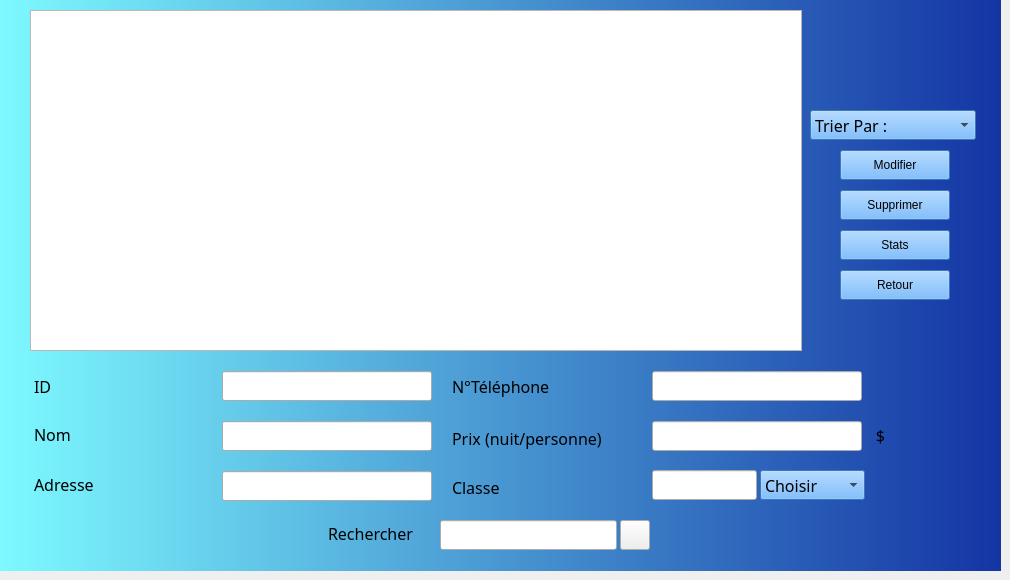
   <widget class="QWidget" name="Afficher_2">
    <attribute name="icon">
     <iconset resource="Ressources.qrc">
      <normaloff>:/Boutons/Bottons/Afficher.png</normaloff>:/Boutons/Bottons/Afficher.png</iconset>
    </attribute>
    <attribute name="title">
     <string>Afficher</string>
    </attribute>
    <widget class="QPushButton" name="pushButton_12">
     <property name="geometry">
      <rect>
       <x>840</x>
       <y>150</y>
       <width>110</width>
       <height>30</height>
      </rect>
     </property>
     <property name="styleSheet">
      <string notr="true">font: 12pt &quot;Franklin Gothic Demi Cond&quot;;
background-color: rgb(85, 170, 255);
selection-color: rgb(85, 255, 255);
selection-background-color: rgb(255, 255, 255);</string>
     </property>
     <property name="text">
      <string>Modifier</string>
     </property>
     <property name="icon">
      <iconset resource="Ressources.qrc">
       <normaloff>:/Boutons/Bottons/Modifier.png</normaloff>:/Boutons/Bottons/Modifier.png</iconset>
     </property>
    </widget>
    <widget class="QPushButton" name="pushButton_13">
     <property name="geometry">
      <rect>
       <x>840</x>
       <y>190</y>
       <width>110</width>
       <height>30</height>
      </rect>
     </property>
     <property name="styleSheet">
      <string notr="true">font: 12pt &quot;Franklin Gothic Demi Cond&quot;;
background-color: rgb(85, 170, 255);
selection-color: rgb(85, 255, 255);
selection-background-color: rgb(255, 255, 255);</string>
     </property>
     <property name="text">
      <string>Supprimer</string>
     </property>
     <property name="icon">
      <iconset resource="Ressources.qrc">
       <normaloff>:/Boutons/Bottons/Supprimer.png</normaloff>:/Boutons/Bottons/Supprimer.png</iconset>
     </property>
    </widget>
    <widget class="QPushButton" name="pushButton_14">
     <property name="geometry">
      <rect>
       <x>840</x>
       <y>230</y>
       <width>110</width>
       <height>30</height>
      </rect>
     </property>
     <property name="styleSheet">
      <string notr="true">font: 12pt &quot;Franklin Gothic Demi Cond&quot;;
background-color: rgb(85, 170, 255);
selection-color: rgb(85, 255, 255);
selection-background-color: rgb(255, 255, 255);</string>
     </property>
     <property name="text">
      <string>Stats</string>
     </property>
     <property name="icon">
      <iconset resource="Ressources.qrc">
       <normaloff>:/Boutons/Bottons/Statistiques.png</normaloff>:/Boutons/Bottons/Statistiques.png</iconset>
     </property>
    </widget>
    <widget class="QLabel" name="labelupdateprice_2">
     <property name="geometry">
      <rect>
       <x>452</x>
       <y>428</y>
       <width>201</width>
       <height>21</height>
      </rect>
     </property>
     <property name="font">
      <font>
       <family>Franklin Gothic Demi Cond</family>
       <pointsize>12</pointsize>
       <weight>50</weight>
       <italic>false</italic>
       <bold>false</bold>
      </font>
     </property>
     <property name="text">
      <string>Prix (nuit/personne)</string>
     </property>
    </widget>
    <widget class="QLabel" name="labelupdateid_3">
     <property name="geometry">
      <rect>
       <x>34</x>
       <y>376</y>
       <width>181</width>
       <height>20</height>
      </rect>
     </property>
     <property name="font">
      <font>
       <family>Franklin Gothic Demi Cond</family>
       <pointsize>12</pointsize>
       <weight>50</weight>
       <italic>false</italic>
       <bold>false</bold>
      </font>
     </property>
     <property name="text">
      <string>ID</string>
     </property>
     <property name="alignment">
      <set>Qt::AlignLeading|Qt::AlignLeft|Qt::AlignVCenter</set>
     </property>
    </widget>
    <widget class="QLineEdit" name="id">
     <property name="geometry">
      <rect>
       <x>222</x>
       <y>371</y>
       <width>210</width>
       <height>30</height>
      </rect>
     </property>
     <property name="font">
      <font>
       <family>Franklin Gothic Demi Cond</family>
       <pointsize>12</pointsize>
       <weight>50</weight>
       <italic>false</italic>
       <bold>false</bold>
      </font>
     </property>
     <property name="dragEnabled">
      <bool>false</bool>
     </property>
     <property name="readOnly">
      <bool>false</bool>
     </property>
    </widget>
    <widget class="QLineEdit" name="nom">
     <property name="geometry">
      <rect>
       <x>222</x>
       <y>421</y>
       <width>210</width>
       <height>30</height>
      </rect>
     </property>
     <property name="font">
      <font>
       <family>Franklin Gothic Demi Cond</family>
       <pointsize>12</pointsize>
       <weight>50</weight>
       <italic>false</italic>
       <bold>false</bold>
      </font>
     </property>
     <property name="dragEnabled">
      <bool>false</bool>
     </property>
     <property name="readOnly">
      <bool>false</bool>
     </property>
    </widget>
    <widget class="QLineEdit" name="adresse">
     <property name="geometry">
      <rect>
       <x>222</x>
       <y>471</y>
       <width>210</width>
       <height>30</height>
      </rect>
     </property>
     <property name="font">
      <font>
       <family>Franklin Gothic Demi Cond</family>
       <pointsize>12</pointsize>
       <weight>50</weight>
       <italic>false</italic>
       <bold>false</bold>
      </font>
     </property>
     <property name="dragEnabled">
      <bool>false</bool>
     </property>
     <property name="readOnly">
      <bool>false</bool>
     </property>
    </widget>
    <widget class="QLabel" name="labelupdatephone_2">
     <property name="geometry">
      <rect>
       <x>452</x>
       <y>376</y>
       <width>191</width>
       <height>21</height>
      </rect>
     </property>
     <property name="font">
      <font>
       <family>Franklin Gothic Demi Cond</family>
       <pointsize>12</pointsize>
       <weight>50</weight>
       <italic>false</italic>
       <bold>false</bold>
      </font>
     </property>
     <property name="text">
      <string>N°Téléphone</string>
     </property>
    </widget>
    <widget class="QLineEdit" name="num">
     <property name="geometry">
      <rect>
       <x>652</x>
       <y>371</y>
       <width>210</width>
       <height>30</height>
      </rect>
     </property>
     <property name="font">
      <font>
       <family>Franklin Gothic Demi Cond</family>
       <pointsize>12</pointsize>
       <weight>50</weight>
       <italic>false</italic>
       <bold>false</bold>
      </font>
     </property>
     <property name="dragEnabled">
      <bool>false</bool>
     </property>
     <property name="readOnly">
      <bool>false</bool>
     </property>
    </widget>
    <widget class="QLabel" name="labelupdateclass_3">
     <property name="geometry">
      <rect>
       <x>452</x>
       <y>479</y>
       <width>191</width>
       <height>16</height>
      </rect>
     </property>
     <property name="font">
      <font>
       <family>Franklin Gothic Demi Cond</family>
       <pointsize>12</pointsize>
       <weight>50</weight>
       <italic>false</italic>
       <bold>false</bold>
      </font>
     </property>
     <property name="text">
      <string>Classe</string>
     </property>
    </widget>
    <widget class="QLabel" name="labelupdateadress_2">
     <property name="geometry">
      <rect>
       <x>34</x>
       <y>474</y>
       <width>171</width>
       <height>21</height>
      </rect>
     </property>
     <property name="font">
      <font>
       <family>Franklin Gothic Demi Cond</family>
       <pointsize>12</pointsize>
       <weight>50</weight>
       <italic>false</italic>
       <bold>false</bold>
      </font>
     </property>
     <property name="text">
      <string>Adresse</string>
     </property>
     <property name="alignment">
      <set>Qt::AlignLeading|Qt::AlignLeft|Qt::AlignVCenter</set>
     </property>
    </widget>
    <widget class="QLineEdit" name="prix">
     <property name="geometry">
      <rect>
       <x>652</x>
       <y>421</y>
       <width>210</width>
       <height>30</height>
      </rect>
     </property>
     <property name="font">
      <font>
       <family>Franklin Gothic Demi Cond</family>
       <pointsize>12</pointsize>
       <weight>50</weight>
       <italic>false</italic>
       <bold>false</bold>
      </font>
     </property>
     <property name="dragEnabled">
      <bool>false</bool>
     </property>
     <property name="readOnly">
      <bool>false</bool>
     </property>
    </widget>
    <widget class="QLabel" name="labelupdatename_2">
     <property name="geometry">
      <rect>
       <x>34</x>
       <y>424</y>
       <width>171</width>
       <height>20</height>
      </rect>
     </property>
     <property name="font">
      <font>
       <family>Franklin Gothic Demi Cond</family>
       <pointsize>12</pointsize>
       <weight>50</weight>
       <italic>false</italic>
       <bold>false</bold>
      </font>
     </property>
     <property name="text">
      <string>Nom</string>
     </property>
     <property name="alignment">
      <set>Qt::AlignLeading|Qt::AlignLeft|Qt::AlignVCenter</set>
     </property>
    </widget>
    <widget class="QLabel" name="label_7">
     <property name="geometry">
      <rect>
       <x>860</x>
       <y>420</y>
       <width>41</width>
       <height>31</height>
      </rect>
     </property>
     <property name="font">
      <font>
       <family>Franklin Gothic Demi Cond</family>
       <pointsize>12</pointsize>
       <weight>50</weight>
       <italic>false</italic>
       <bold>false</bold>
      </font>
     </property>
     <property name="text">
      <string>$</string>
     </property>
     <property name="alignment">
      <set>Qt::AlignCenter</set>
     </property>
    </widget>
    <widget class="QComboBox" name="linecomboBox_5">
     <property name="geometry">
      <rect>
       <x>810</x>
       <y>110</y>
       <width>166</width>
       <height>30</height>
      </rect>
     </property>
     <property name="font">
      <font>
       <family>Franklin Gothic Demi Cond</family>
       <pointsize>12</pointsize>
       <weight>50</weight>
       <italic>false</italic>
       <bold>false</bold>
      </font>
     </property>
     <property name="styleSheet">
      <string notr="true">font: 12pt &quot;Franklin Gothic Demi Cond&quot;;
background-color: rgb(85, 170, 255);
selection-color: rgb(85, 255, 255);
selection-background-color: rgb(255, 255, 255);</string>
     </property>
     <property name="currentIndex">
      <number>0</number>
     </property>
     <item>
      <property name="text">
       <string>Trier Par :</string>
      </property>
     </item>
     <item>
      <property name="text">
       <string>Id (croissant)</string>
      </property>
     </item>
     <item>
      <property name="text">
       <string>Id (decroissant)</string>
      </property>
     </item>
     <item>
      <property name="text">
       <string>Nom (croissant)</string>
      </property>
     </item>
     <item>
      <property name="text">
       <string>Nom (decroissant)</string>
      </property>
     </item>
     <item>
      <property name="text">
       <string>Classe (croissant)</string>
      </property>
     </item>
     <item>
      <property name="text">
       <string>Classe (decroissant)</string>
      </property>
     </item>
     <item>
      <property name="text">
       <string>Prix (croissant)</string>
      </property>
     </item>
     <item>
      <property name="text">
       <string>Prix (decroissant)</string>
      </property>
     </item>
    </widget>
    <widget class="QLineEdit" name="rechercher">
     <property name="geometry">
      <rect>
       <x>440</x>
       <y>520</y>
       <width>177</width>
       <height>30</height>
      </rect>
     </property>
     <property name="font">
      <font>
       <family>Franklin Gothic Demi Cond</family>
       <pointsize>12</pointsize>
       <weight>50</weight>
       <italic>false</italic>
       <bold>false</bold>
      </font>
     </property>
     <property name="dragEnabled">
      <bool>false</bool>
     </property>
     <property name="readOnly">
      <bool>false</bool>
     </property>
     <property name="cursorMoveStyle">
      <enum>Qt::VisualMoveStyle</enum>
     </property>
     <property name="clearButtonEnabled">
      <bool>true</bool>
     </property>
    </widget>
    <widget class="QLabel" name="labelupdateclass_4">
     <property name="geometry">
      <rect>
       <x>328</x>
       <y>523</y>
       <width>121</width>
       <height>21</height>
      </rect>
     </property>
     <property name="font">
      <font>
       <family>Franklin Gothic Demi Cond</family>
       <pointsize>12</pointsize>
       <weight>50</weight>
       <italic>false</italic>
       <bold>false</bold>
      </font>
     </property>
     <property name="text">
      <string>Rechercher</string>
     </property>
    </widget>
    <widget class="QLineEdit" name="classe1">
     <property name="geometry">
      <rect>
       <x>652</x>
       <y>470</y>
       <width>105</width>
       <height>30</height>
      </rect>
     </property>
    </widget>
    <widget class="QPushButton" name="pushButton_15">
     <property name="geometry">
      <rect>
       <x>620</x>
       <y>520</y>
       <width>30</width>
       <height>30</height>
      </rect>
     </property>
     <property name="text">
      <string/>
     </property>
     <property name="icon">
      <iconset resource="Ressources.qrc">
       <normaloff>:/Boutons/Bottons/Rechercher.png</normaloff>:/Boutons/Bottons/Rechercher.png</iconset>
     </property>
    </widget>
    <widget class="QTableView" name="affichage">
     <property name="geometry">
      <rect>
       <x>30</x>
       <y>10</y>
       <width>772</width>
       <height>341</height>
      </rect>
     </property>
    </widget>
    <widget class="QPushButton" name="pushButton_19">
     <property name="geometry">
      <rect>
       <x>840</x>
       <y>270</y>
       <width>110</width>
       <height>30</height>
      </rect>
     </property>
     <property name="styleSheet">
      <string notr="true">font: 12pt &quot;Franklin Gothic Demi Cond&quot;;
background-color: rgb(85, 170, 255);
selection-color: rgb(85, 255, 255);
selection-background-color: rgb(255, 255, 255);</string>
     </property>
     <property name="text">
      <string>Retour</string>
     </property>
     <property name="icon">
      <iconset resource="Ressources.qrc">
       <normaloff>:/Boutons/Bottons/Retour.png</normaloff>:/Boutons/Bottons/Retour.png</iconset>
     </property>
    </widget>
    <widget class="QComboBox" name="classe2">
     <property name="geometry">
      <rect>
       <x>760</x>
       <y>470</y>
       <width>105</width>
       <height>30</height>
      </rect>
     </property>
     <property name="font">
      <font>
       <family>Franklin Gothic Demi Cond</family>
       <pointsize>12</pointsize>
       <weight>50</weight>
       <italic>false</italic>
       <bold>false</bold>
      </font>
     </property>
     <property name="styleSheet">
      <string notr="true">font: 12pt &quot;Franklin Gothic Demi Cond&quot;;
background-color: rgb(85, 170, 255);
selection-color: rgb(85, 255, 255);
selection-background-color: rgb(255, 255, 255);</string>
     </property>
     <item>
      <property name="text">
       <string>Choisir</string>
      </property>
     </item>
     <item>
      <property name="text">
       <string>1</string>
      </property>
      <property name="icon">
       <iconset resource="Ressources.qrc">
        <normaloff>:/Boutons/Bottons/Star.png</normaloff>:/Boutons/Bottons/Star.png</iconset>
      </property>
     </item>
     <item>
      <property name="text">
       <string>2</string>
      </property>
      <property name="icon">
       <iconset resource="Ressources.qrc">
        <normaloff>:/Boutons/Bottons/Star.png</normaloff>:/Boutons/Bottons/Star.png</iconset>
      </property>
     </item>
     <item>
      <property name="text">
       <string>3</string>
      </property>
      <property name="icon">
       <iconset resource="Ressources.qrc">
        <normaloff>:/Boutons/Bottons/Star.png</normaloff>:/Boutons/Bottons/Star.png</iconset>
      </property>
     </item>
     <item>
      <property name="text">
       <string>4</string>
      </property>
      <property name="icon">
       <iconset resource="Ressources.qrc">
        <normaloff>:/Boutons/Bottons/Star.png</normaloff>:/Boutons/Bottons/Star.png</iconset>
      </property>
     </item>
     <item>
      <property name="text">
       <string>5</string>
      </property>
      <property name="icon">
       <iconset resource="Ressources.qrc">
        <normaloff>:/Boutons/Bottons/Star.png</normaloff>:/Boutons/Bottons/Star.png</iconset>
      </property>
     </item>
    </widget>
    <widget class="QLabel" name="label">
     <property name="geometry">
      <rect>
       <x>-10</x>
       <y>0</y>
       <width>1001</width>
       <height>571</height>
      </rect>
     </property>
     <property name="text">
      <string/>
     </property>
    </widget>
    <widget class="QLabel" name="label_backg_4">
     <property name="geometry">
      <rect>
       <x>0</x>
       <y>0</y>
       <width>1001</width>
       <height>571</height>
      </rect>
     </property>
     <property name="styleSheet">
      <string notr="true">background-color:qlineargradient(spread:pad, x1:0, y1:0, x2:1, y2:0, stop:0 rgba(125, 249, 255, 255), stop:1 rgba(20, 52, 164, 255));
color:rgb(243, 252, 255);</string>
     </property>
     <property name="text">
      <string/>
     </property>
    </widget>
    <zorder>label_backg_4</zorder>
    <zorder>label</zorder>
    <zorder>pushButton_12</zorder>
    <zorder>pushButton_13</zorder>
    <zorder>pushButton_14</zorder>
    <zorder>labelupdateprice_2</zorder>
    <zorder>labelupdateid_3</zorder>
    <zorder>id</zorder>
    <zorder>nom</zorder>
    <zorder>adresse</zorder>
    <zorder>labelupdatephone_2</zorder>
    <zorder>num</zorder>
    <zorder>labelupdateclass_3</zorder>
    <zorder>labelupdateadress_2</zorder>
    <zorder>prix</zorder>
    <zorder>labelupdatename_2</zorder>
    <zorder>label_7</zorder>
    <zorder>linecomboBox_5</zorder>
    <zorder>rechercher</zorder>
    <zorder>labelupdateclass_4</zorder>
    <zorder>classe1</zorder>
    <zorder>pushButton_15</zorder>
    <zorder>affichage</zorder>
    <zorder>pushButton_19</zorder>
    <zorder>classe2</zorder>
   </widget>
